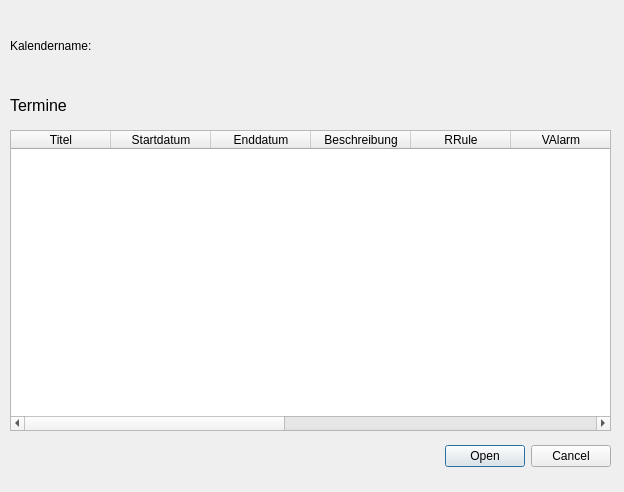
<?xml version="1.0" encoding="UTF-8"?>
<ui version="4.0">
 <class>importWindow</class>
 <widget class="QDialog" name="importWindow">
  <property name="geometry">
   <rect>
    <x>0</x>
    <y>0</y>
    <width>624</width>
    <height>492</height>
   </rect>
  </property>
  <property name="windowTitle">
   <string>Dialog</string>
  </property>
  <widget class="QDialogButtonBox" name="buttonBox">
   <property name="geometry">
    <rect>
     <x>280</x>
     <y>440</y>
     <width>331</width>
     <height>32</height>
    </rect>
   </property>
   <property name="orientation">
    <enum>Qt::Horizontal</enum>
   </property>
   <property name="standardButtons">
    <set>QDialogButtonBox::Cancel|QDialogButtonBox::Open</set>
   </property>
  </widget>
  <widget class="QLabel" name="label">
   <property name="geometry">
    <rect>
     <x>10</x>
     <y>90</y>
     <width>91</width>
     <height>31</height>
    </rect>
   </property>
   <property name="font">
    <font>
     <pointsize>12</pointsize>
    </font>
   </property>
   <property name="text">
    <string>Termine</string>
   </property>
  </widget>
  <widget class="QWidget" name="horizontalLayoutWidget">
   <property name="geometry">
    <rect>
     <x>10</x>
     <y>10</y>
     <width>291</width>
     <height>71</height>
    </rect>
   </property>
   <layout class="QHBoxLayout" name="horizontalLayout">
    <item>
     <widget class="QLabel" name="label_2">
      <property name="text">
       <string>Kalendername:</string>
      </property>
     </widget>
    </item>
    <item>
     <widget class="QLabel" name="label_prodid">
      <property name="text">
       <string/>
      </property>
     </widget>
    </item>
   </layout>
  </widget>
  <widget class="QTableWidget" name="table_events">
   <property name="geometry">
    <rect>
     <x>10</x>
     <y>130</y>
     <width>601</width>
     <height>301</height>
    </rect>
   </property>
   <property name="editTriggers">
    <set>QAbstractItemView::NoEditTriggers</set>
   </property>
   <column>
    <property name="text">
     <string>Titel</string>
    </property>
   </column>
   <column>
    <property name="text">
     <string>Startdatum</string>
    </property>
   </column>
   <column>
    <property name="text">
     <string>Enddatum</string>
    </property>
   </column>
   <column>
    <property name="text">
     <string>Beschreibung</string>
    </property>
   </column>
   <column>
    <property name="text">
     <string>RRule</string>
    </property>
   </column>
   <column>
    <property name="text">
     <string>VAlarm</string>
    </property>
   </column>
   <column>
    <property name="text">
     <string>Koordinaten</string>
    </property>
   </column>
   <column>
    <property name="text">
     <string>Adresse</string>
    </property>
   </column>
   <column>
    <property name="text">
     <string>Priorität</string>
    </property>
   </column>
   <column>
    <property name="text">
     <string>Erstellungsdatum</string>
    </property>
   </column>
   <column>
    <property name="text">
     <string>Unique Identifier</string>
    </property>
   </column>
  </widget>
 </widget>
 <resources/>
 <connections>
  <connection>
   <sender>buttonBox</sender>
   <signal>accepted()</signal>
   <receiver>importWindow</receiver>
   <slot>accept()</slot>
   <hints>
    <hint type="sourcelabel">
     <x>248</x>
     <y>254</y>
    </hint>
    <hint type="destinationlabel">
     <x>157</x>
     <y>274</y>
    </hint>
   </hints>
  </connection>
  <connection>
   <sender>buttonBox</sender>
   <signal>rejected()</signal>
   <receiver>importWindow</receiver>
   <slot>reject()</slot>
   <hints>
    <hint type="sourcelabel">
     <x>316</x>
     <y>260</y>
    </hint>
    <hint type="destinationlabel">
     <x>286</x>
     <y>274</y>
    </hint>
   </hints>
  </connection>
 </connections>
</ui>
